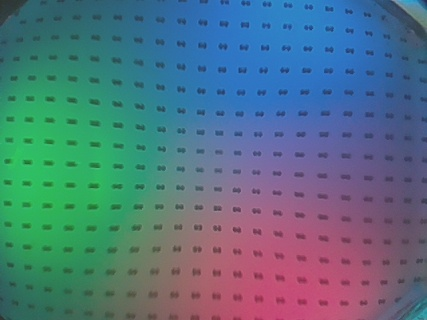
#> input picture python_version/test_data/ref.jpg, 427 x 320 px
$ python -i test_poisson.py   (imports and definitions only)
#> lines starting #> are read from the running program, lines starting #| are printed output that depends on the picture; after the words box and inside, x2 and y2 are one past the last pixel; in counts of white or black regions, pixels touching at a corner belong together
#> further down, picture is the input picture: shape (320, 427, 3); mean B, G, R 128.1, 114.6, 82.3
import numpy as np
from scipy.io import loadmat
from mpl_toolkits.mplot3d import Axes3D
from matplotlib import cm
from matplotlib.ticker import LinearLocator, FormatStrFormatter
from fast_poisson import fast_poisson
import cv2
import matplotlib.pyplot as plt
#from fast_poisson import poisson_reconstruct.
from calibration import calibration
import time
import pdb

# [53 lines left out: functions matching, matching_v2, show_depth, contact_detection, not called in this run]

def marker_detection(raw_image_blur):
    m, n = raw_image_blur.shape[1], raw_image_blur.shape[0]
#> m = 427; n = 320
    raw_image_blur = cv2.pyrDown(raw_image_blur).astype(np.float32)
    ref_blur = cv2.GaussianBlur(raw_image_blur, (25, 25), 0)
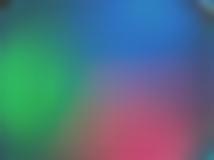
#> ref_blur: shape (160, 214, 3) float32; mean of channels 0, 1, 2 128.2, 114.6, 82.1; drawn as B, G, R
    diff = ref_blur - raw_image_blur
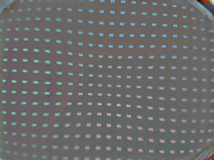
#> diff: shape (160, 214, 3) float32; mean of channels 0, 1, 2 0, 0, 0; drawn with min black and max white
    diff *= 16.0
    # cv2.imshow('blur2', blur.astype(np.uint8))
    # cv2.waitKey(1)
    diff[diff < 0.] = 0.
    diff[diff > 255.] = 255.
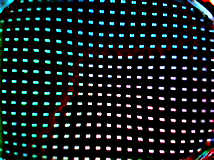
#> diff: shape (160, 214, 3) float32; mean of channels 0, 1, 2 31.6, 30.1, 23.8; drawn as B, G, R

    # [5 lines of commented-out code are left out]
    mask_b = diff[:, :, 0] > 150
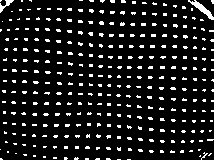
#> mask_b: shape (160, 214) bool; 10.8% white in thin lines or dots
    mask_g = diff[:, :, 1] > 150
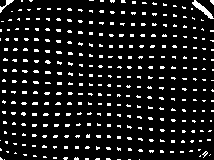
#> mask_g: shape (160, 214) bool; 10.2% white in thin lines or dots
    mask_r = diff[:, :, 2] > 150
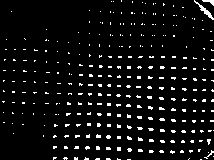
#> mask_r: shape (160, 214) bool; 5.9% white in thin lines or dots
    mask = (mask_b*mask_g + mask_b*mask_r + mask_g*mask_r)>0
#> mask: shape (160, 214) bool; 9.9% white in thin lines or dots
    # cv2.imshow('mask', mask.astype(np.uint8) * 255)
    # cv2.waitKey(1)
    mask = cv2.resize(mask.astype(np.uint8), (m, n))
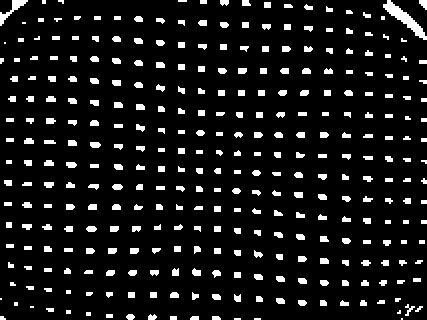
#> mask: shape (320, 427); values 0 (black) and 1 (white), 9.3% white; 329 white regions (16 under 20 px), largest, box (x1, y1, x2, y2) and area: (383, 0, 427, 40) 492, (0, 0, 28, 26) 204, (90, 142, 101, 148) 57
    return mask

# [6 lines left out: function make_kernal, not called in this run]
#

# [62 lines not run here, left out]
   # [5 lines of commented-out code are left out]


>>> import cv2
>>> picture = cv2.imread('test_data/ref.jpg')
>>> result = marker_detection(picture)

$ run again, on python_version/test_data/reconstruct_10.jpg
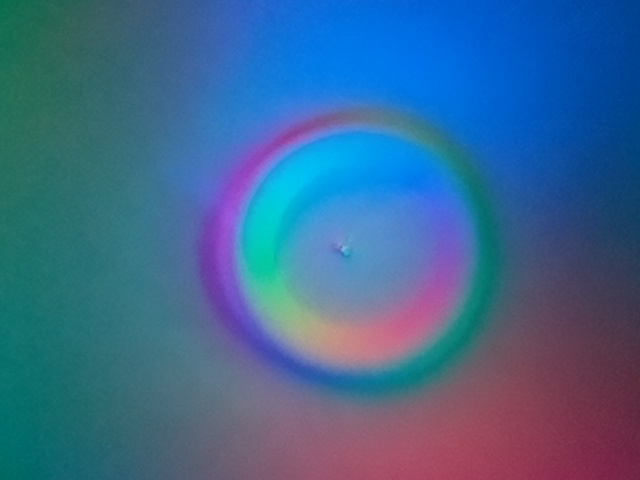
#> input picture python_version/test_data/reconstruct_10.jpg, 640 x 480 px
#> picture is the input picture: shape (480, 640, 3); mean B, G, R 144.2, 103.5, 61
#> in marker_detection, `diff[diff > 255.] = 255.`:
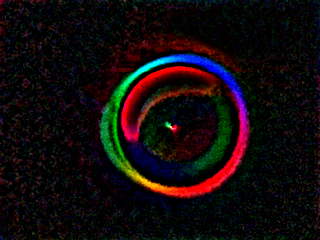
#> diff: shape (240, 320, 3) float32; mean of channels 0, 1, 2 11.8, 10.9, 17.6; drawn as B, G, R
#> mask_b: shape (240, 320) bool; 1.3% white; 3 white regions (2 under 20 px), largest, box (x1, y1, x2, y2) and area: (128, 54, 246, 130) 1027
#> mask_g: shape (240, 320) bool; 0.97% white; 21 white regions (17 under 20 px), largest, box (x1, y1, x2, y2) and area: (114, 57, 174, 109) 416, (126, 169, 159, 188) 149, (113, 113, 124, 159) 98, (166, 122, 173, 129) 24
#> mask_r: shape (240, 320) bool; 3.1% white; 11 white regions (8 under 20 px), largest, box (x1, y1, x2, y2) and area: (128, 104, 248, 197) 1465, (121, 66, 209, 141) 851, (169, 125, 177, 132) 36
#> in marker_detection, `mask = cv2.resize(mask.astype(np.uint8), (m, n))`:
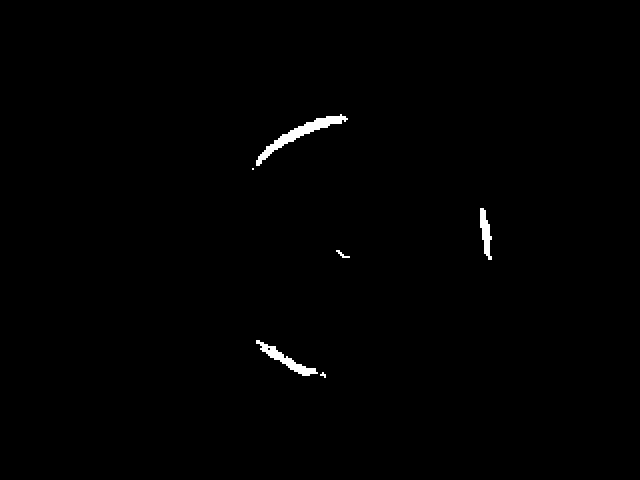
#> mask: shape (480, 640); values 0 (black) and 1 (white), 0.6% white; 6 white regions (1 under 20 px), largest, box (x1, y1, x2, y2) and area: (256, 114, 348, 166) 896, (256, 340, 318, 376) 536, (480, 208, 492, 260) 352, (336, 250, 350, 258) 40, (320, 372, 326, 378) 20
